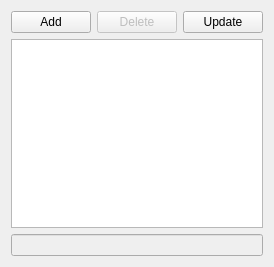
<?xml version="1.0" encoding="UTF-8"?>
<ui version="4.0">
 <class>Vim</class>
 <widget class="QWidget" name="Vim">
  <property name="geometry">
   <rect>
    <x>0</x>
    <y>0</y>
    <width>274</width>
    <height>267</height>
   </rect>
  </property>
  <property name="windowTitle">
   <string>Vim</string>
  </property>
  <layout class="QVBoxLayout" name="verticalLayout">
   <item>
    <layout class="QHBoxLayout" name="horizontalLayout">
     <item>
      <widget class="QPushButton" name="btnAdd">
       <property name="text">
        <string>Add</string>
       </property>
      </widget>
     </item>
     <item>
      <widget class="QPushButton" name="btnDelete">
       <property name="enabled">
        <bool>false</bool>
       </property>
       <property name="text">
        <string>Delete</string>
       </property>
      </widget>
     </item>
     <item>
      <widget class="QPushButton" name="btnUpdate">
       <property name="text">
        <string>Update</string>
       </property>
      </widget>
     </item>
    </layout>
   </item>
   <item>
    <widget class="QListWidget" name="listProject">
     <property name="font">
      <font>
       <family>FixedSys</family>
      </font>
     </property>
    </widget>
   </item>
   <item>
    <widget class="QLineEdit" name="txtStatus">
     <property name="enabled">
      <bool>false</bool>
     </property>
    </widget>
   </item>
  </layout>
 </widget>
 <resources/>
 <connections>
  <connection>
   <sender>btnAdd</sender>
   <signal>clicked()</signal>
   <receiver>Vim</receiver>
   <slot>onBtnAdd()</slot>
   <hints>
    <hint type="sourcelabel">
     <x>90</x>
     <y>27</y>
    </hint>
    <hint type="destinationlabel">
     <x>137</x>
     <y>4</y>
    </hint>
   </hints>
  </connection>
  <connection>
   <sender>btnDelete</sender>
   <signal>clicked()</signal>
   <receiver>Vim</receiver>
   <slot>onBtnDelete()</slot>
   <hints>
    <hint type="sourcelabel">
     <x>176</x>
     <y>30</y>
    </hint>
    <hint type="destinationlabel">
     <x>238</x>
     <y>5</y>
    </hint>
   </hints>
  </connection>
  <connection>
   <sender>btnUpdate</sender>
   <signal>clicked()</signal>
   <receiver>Vim</receiver>
   <slot>onBtnUpdate()</slot>
   <hints>
    <hint type="sourcelabel">
     <x>263</x>
     <y>32</y>
    </hint>
    <hint type="destinationlabel">
     <x>332</x>
     <y>5</y>
    </hint>
   </hints>
  </connection>
  <connection>
   <sender>listProject</sender>
   <signal>itemDoubleClicked(QListWidgetItem*)</signal>
   <receiver>Vim</receiver>
   <slot>onItemDoubleClicked(QListWidgetItem*)</slot>
   <hints>
    <hint type="sourcelabel">
     <x>264</x>
     <y>231</y>
    </hint>
    <hint type="destinationlabel">
     <x>396</x>
     <y>186</y>
    </hint>
   </hints>
  </connection>
  <connection>
   <sender>listProject</sender>
   <signal>currentRowChanged(int)</signal>
   <receiver>Vim</receiver>
   <slot>onRowChanged(int)</slot>
   <hints>
    <hint type="sourcelabel">
     <x>120</x>
     <y>114</y>
    </hint>
    <hint type="destinationlabel">
     <x>6</x>
     <y>15</y>
    </hint>
   </hints>
  </connection>
 </connections>
 <slots>
  <slot>onBtnAdd()</slot>
  <slot>onBtnDelete()</slot>
  <slot>onBtnUpdate()</slot>
  <slot>onItemDoubleClicked(QListWidgetItem*)</slot>
  <slot>onRowChanged(int)</slot>
 </slots>
</ui>
